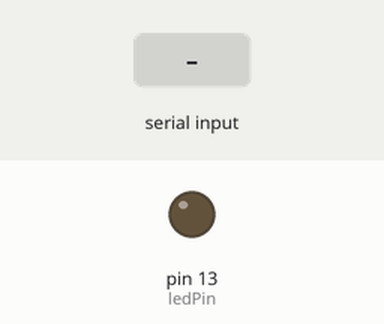
This sketch was run on a simulated Arduino Uno, built with avr-gcc and run on an emulated ATmega328P. Parts: output pins drawn as LEDs (lit = HIGH). Dashed ring = blinking. Inputs (shaded band) come from the test bench.

Above: at 2.2 s.
2.3 s: "BLINK\n" received over Serial
At 2.45 s:
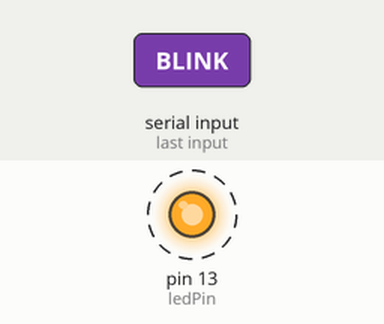
Timing chart, 0 to 5.3 s (numbered marks = the images above; inputs shaded):
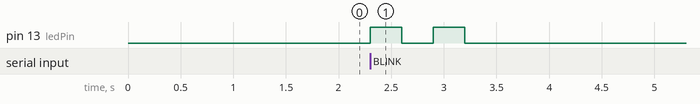

Measured:
- after the input at 2.3 s, pin 13 (ledPin): alternates HIGH for 0.30 s and LOW for 0.30 s, 4 changes in all, then stays LOW, starting at once

The sketch:

2_commands.ino
```cpp
/***
This sketch waits for a "BLINK" command from Python
When received, it blinks the LED on pin 13 twice
Use this with Python Demo Mode 2 (Send & Receive)
***/

const int ledPin = 13;

void setup() {
  Serial.begin(115200);
  pinMode(ledPin, OUTPUT);
  delay(1000);
}

void loop() {
  // Check if data is available from serial

  if (Serial.available() > 0) {
    String command = Serial.readStringUntil('\n');
    command.trim();

    if (command == "BLINK") {
      // Blink LED twice
      for (int i = 0; i < 2; i++) {
        digitalWrite(ledPin, HIGH);
        delay(300);
        digitalWrite(ledPin, LOW);
        delay(300);
      }
    }
  }
}
```
